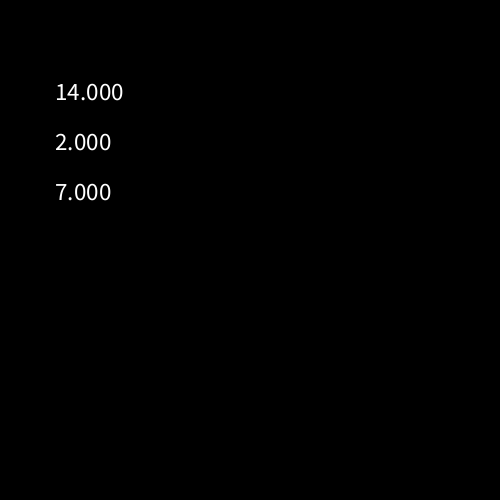
Frame 1 (no input)
Frame 60 (the mouse pressed at the canvas centre just before this capture): identical to frame 1, image omitted
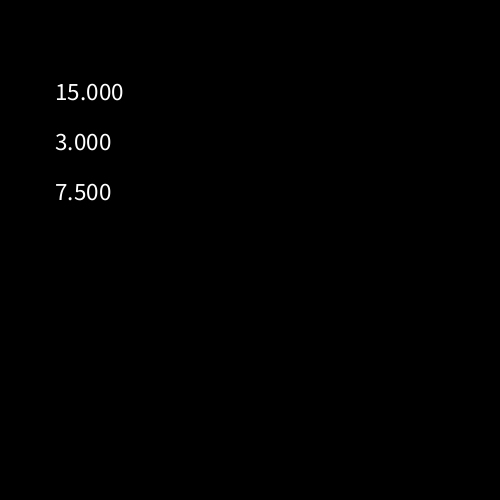
Frame 120 (the mouse held since frame 60 and released just before this capture)

The Processing sketch that drew these frames (run headless with seeded random() and noise(); from frame 60 on, the mouse is pressed at the canvas centre):

// Processing sketch: FuncionesCalculoSimple
// ── FuncionesCalculoSimple.pde
float a = 8;
float b = 6;
void setup() {
  size(500, 500);
  textSize(25);
}
void draw() {
  background(0);

  /*Las siguientes funciones realizan diferentes cálculos simples utilizando 
   las mismas variables*/

  text(suma(a, b), 50, 100); // función suma

  text(resta(a, b), 50, 150); // función resta

  text(promedio(a, b), 50, 200); // función promedio
}
void mousePressed() {
  a++;
}

float suma(float num1, float num2) {
  float resultadoSuma = num1+num2; /* resultadoSuma es una variable auxiliar que usamos para guardar el resultado de la operación */
  return resultadoSuma;
}

float resta(float num1, float num2) {
  float resultadoResta = num1-num2;
  return resultadoResta;
}

float promedio(float num1, float num2) {
  float resultado = suma(num1, num2)/2;
  return resultado;
}
